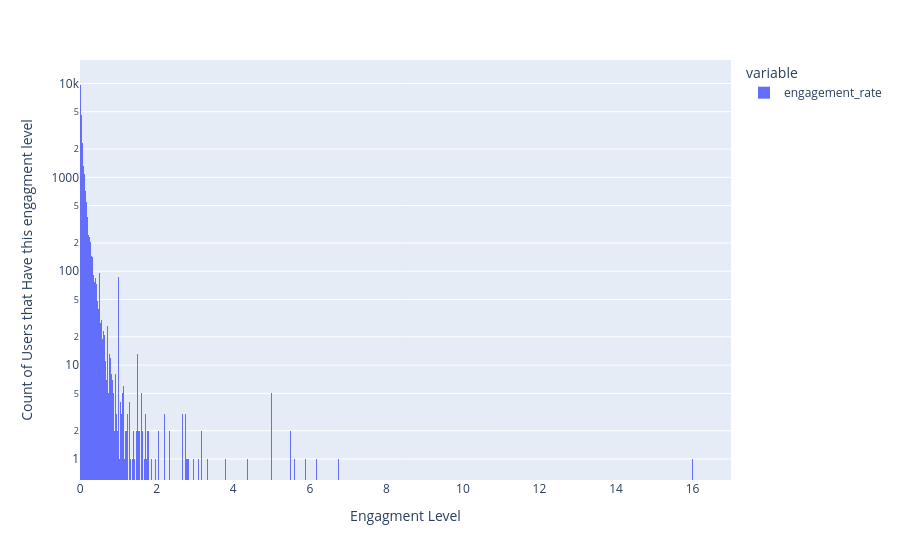

The cell this chart's notebook holds for it:
### Markdown cell above
# Inspect engagement rates

### Code cell
import pandas as pd
import numpy as np
import plotly.express as px

from data_profiling import ProfileReport


fig = px.histogram(posts['engagement_rate'], log_y=True)


fig.update_layout(
    yaxis_title="Count of Users that Have this engagment level",
    xaxis_title="Engagment Level"
)

fig.show()

### Figure 1 — Plotly figure (JSON) as saved in the notebook; plotly's stock layout.template omitted (floating-point values rounded to 4 significant figures; data arrays with more than 128 entries replaced by an {"elided": "..."} marker saying what was removed)
{"data": [{"bingroup": "x", "hovertemplate": "variable=engagement_rate<br>value=%{x}<br>count=%{y}<extra></extra>", "legendgroup": "engagement_rate", "marker": {"color": "#636efa", "pattern": {"shape": ""}}, "name": "engagement_rate", "orientation": "v", "showlegend": true, "type": "histogram", "x": {"elided": "57483 float values"}, "xaxis": "x", "yaxis": "y"}], "layout": {"barmode": "relative", "legend": {"title": {"text": "variable"}, "tracegroupgap": 0}, "margin": {"t": 60}, "xaxis": {"anchor": "y", "domain": [0, 1], "title": {"text": "Engagment Level"}}, "yaxis": {"anchor": "x", "domain": [0, 1], "title": {"text": "Count of Users that Have this engagment level"}, "type": "log"}}}
